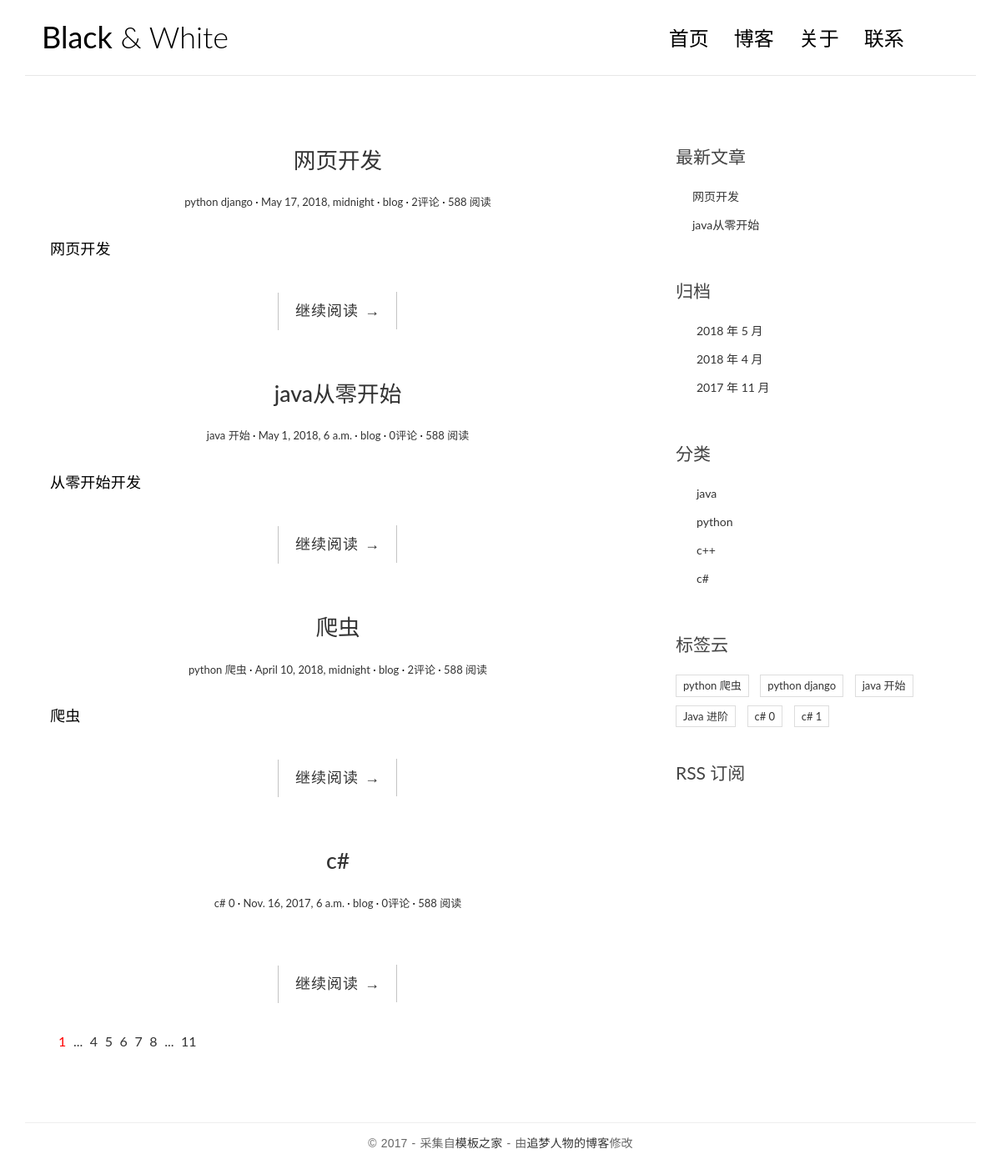
The page / on the database its author committed.
### blog/models.py (models this page shows, shortened)
class Post(models.Model)    :
    title=models.CharField(max_length=70)
    body=models.TextField()
    created_time=models.DateTimeField()
    modified_time=models.DateTimeField()#最后修改时间
    excerpt=models.CharField(max_length=200,blank=True)#文章摘要
    category=models.ForeignKey(Category,on_delete=models.CASCADE)
    tags=models.ManyToManyField(Tag,blank=True)
    author=models.ForeignKey(User,on_delete=models.CASCADE)
    comments_num=models.IntegerField(default=0)#评论数
    def get_absolute_url(self):
       return  reverse('detail',kwargs={"pk":self.pk})

class Tag(models.Model):
    name=models.CharField(max_length=100)
    def __str__(self):
        return self.name

class Category(models.Model):
    name=models.CharField(max_length=100)

### blog/views.py (the view)
# urls.py: path('',views.index,name="index"),
def  index(requset):
    articles=Post.objects.all().order_by('-created_time')
    for i in articles:
      print("每篇文章的url:"+i.get_absolute_url())
      print(i.comment_set.all())
      count = count_comments_number(i.comment_set.all())
      print("这篇文章评论数为：", count)
    return  render(requset,"blog/index.html",{"articles":articles,
                                              })

### blog/templatetags/blog_tags.py (called while the page is built)
@register.simple_tag
def get_recent_posts(num=2):
    return Post.objects.all().order_by('-created_time')[:num]

@register.simple_tag
def archives():
    return Post.objects.dates('created_time', 'month', order='DESC')

@register.simple_tag
def get_categories():
    return Category.objects.all()

@register.simple_tag
def get_tags():
    return  Tag.objects.all()

### blog/views.py (called while the page is built)
def count_comments_number(a):
        temp = 0
        for i in a:
            temp = temp + 1
        return  temp

### comments/models.py (called while the page is built)
    def __str__(self):
        return self.text[:20]

### blog/templates/blog/index.html (shortened to what this page needs)
  {% extends 'base.html' %}
{% load staticfiles %}
                {% block main %}
                {% for article  in  articles %}
                <article class="post post-{{ article.pk }}">
                    <header class="entry-header">
                        <h1 class="entry-title">
                            <a href="{{ article.get_absolute_url }}">{{ article.title }}</a>
                        </h1>
                        <div class="entry-meta">
                            <span class="post-category " ><a href="#">{% for tag  in  article.tags.all %}
                                     {{ tag }}
                            {% endfor %}
                            </a></span>
                            <span class="post-date"><a href="#"><time class="entry-date"
                                                                      datetime="{{ article.created_time }}">{{ article.created_time }}</time></a></span>
                            <span class="post-author"><a href="#">{{ article.author }}</a></span>
                            <span class="comments-link"><a href="#">{{ article.comments_num }}评论</a></span>
                            <span class="views-count"><a href="#">588 阅读</a></span>
                        </div>
                    </header>
                    <div class="entry-content clearfix">
                        <p>{{ article.excerpt }}</p>
                        <div class="read-more cl-effect-14">
                            <a href="{{ article.get_absolute_url }}" class="more-link">继续阅读 <span class="meta-nav">→</span></a>
                        </div>
                    </div>
                </article>
                {% empty %}
                       <div class="no-post">暂时还没有发布的文章！</div>
                {% endfor %}
                <div class="pagination">
                    <ul>
                        <li class="current"><a href="">1</a></li>
                        <li><a href="">...</a></li>
                        <li><a href="">4</a></li>
                        <li><a href="">5</a></li>
                        <li ><a href="">6</a></li>
                        <li><a href="">7</a></li>
                        <li><a href="">8</a></li>
                        <li><a href="">...</a></li>
                        <li><a href="">11</a></li>
                    </ul>
                </div>
              {% endblock main %}

### blog/templates/base.html (shortened to what this page needs)
<!DOCTYPE html>
{% load staticfiles %}
{% load blog_tags %}
<html>
<head>
    <link rel="stylesheet" href="{% static 'blog/css/bootstrap.min.css'  %}">
    <link rel="stylesheet" href="http://code.ionicframework.com/ionicons/2.0.1/css/ionicons.min.css">
    <link rel="stylesheet" href="{% static 'blog/css/pace.css' %}">
    <link rel="stylesheet" href="{% static 'blog/css/custom.css' %}">
      <link rel="stylesheet" href="{% static 'blog/css/highlights/github.css' %}">
</head>
<body>
<div class="container">
    <header id="site-header">
        <div class="row">
            <div class="col-md-4 col-sm-5 col-xs-8">
                <div class="logo">
                    <h1><a href="{% url "index" %}"><b>Black</b> &amp; White</a></h1>
                </div>
            </div>
            <div class="col-md-8 col-sm-7 col-xs-4">
                <nav class="main-nav" role="navigation">
                    <div class="collapse navbar-collapse" id="bs-example-navbar-collapse-1">
                        <ul class="nav navbar-nav navbar-right">
                            <li class="cl-effect-11"><a href="{% url "index" %}" data-hover="首页">首页</a></li>
                            <li class="cl-effect-11"><a href="full-width.html" data-hover="博客">博客</a></li>
                            <li class="cl-effect-11"><a href="about.html" data-hover="关于">关于</a></li>
                            <li class="cl-effect-11"><a href="contact.html" data-hover="联系">联系</a></li>
                        </ul>
                    </div>
                </nav>
            </div>
        </div>
    </header>
</div>
<div class="content-body">
    <div class="container">
        <div class="row">
            <main class="col-md-8">
                      {% block main %}
                      {% endblock main %}
            </main>
            <aside class="col-md-4">
                <div class="widget widget-recent-posts">
                    <h3 class="widget-title">最新文章</h3>
                    {% get_recent_posts as recent_post_list %}
                    <ul>
                          {% for post  in recent_post_list %}
                         <li>
                                <a href="{{ post.get_absolute_url }}">{{ post.title }}</a>
                         </li>
                          {% empty %}
                          暂无文章！
                         {% endfor %}
                    </ul>
                </div>
                <div class="widget widget-archives">
                    <h3 class="widget-title">归档</h3>
                {% archives as date_list %}
              <ul>
               {% for date in date_list %}
                    <li>
                   <a href="{% url 'archives' date.year date.month %}">{{ date.year }} 年 {{ date.month }} 月</a>
                   </li>
                {% empty %}
                 暂无归档！
                {% endfor %}
  </ul>
                </div>
                <div class="widget widget-category">
                    <h3 class="widget-title">分类</h3>
  {% get_categories as category_list %}
  <ul>
    {% for category in category_list %}
    <li>
      <a href="{% url 'category' category.pk %}">{{ category.name }} </a>
    </li>
    {% empty %}
    暂无分类！
    {% endfor %}
  </ul>
                </div>
                <div class="widget widget-tag-cloud">
                    <h3 class="widget-title">标签云</h3>
                    {% get_tags as tag_list %}
                    <ul>
                        {% for tag in tag_list %}
                        <li>
                            <a href="#">{{ tag.name }}</a>
                        </li>
                        {% empty %}
                        暂无标签！
                        {% endfor %}
                    </ul>
                </div>
                <div class="rss">
                    <a href=""> RSS 订阅</a>
                </div>
            </aside>
        </div>
    </div>
</div>
<footer id="site-footer">
    <div class="container">
        <div class="row">
            <div class="col-md-12">
                <p class="copyright">&copy 2017 - 采集自<a href="http://www.cssmoban.com/"
                                                        target="_blank" title="模板之家">模板之家</a>
                    - 由<a href="http://zmrenwu.com/" title="网页模板" target="_blank">追梦人物的博客</a>修改
                </p>
            </div>
        </div>
    </div>
</footer>
</body>
</html>

### blog/static/blog/css/custom.css (style rules this page uses)
* { outline: none; }
h1, h2, h3, h4, h5, h6 { margin-top: 0; }
b { font-weight: 400; }
a { color: #333; }
body { color: #444; font-family: 'Lato', sans-serif; }
p { font-family: 'Ubuntu', sans-serif; font-weight: 400; word-spacing: 1px; letter-spacing: 0.01em; }
#site-header { background-color: #FFF; padding: 25px 20px; margin-bottom: 40px; border-bottom: 1px solid #e7e7e7; }
.logo h1 a { color: #000; }
.logo h1 { margin: 0; font-family: 'Lato', sans-serif; font-weight: 300; }
.main-nav { margin-top: 11px; max-width: 95%; }
.main-nav a { color: #000000 !important; padding: 0 0 5px 0 !important; margin-right: 30px; font-family: 'Lato', sans-serif; font-weight: 300; font-size: 24px; }
.cl-effect-11 a { padding: 10px 0; color: #0972b4; text-shadow: none; }
.cl-effect-11 a::before { position: absolute; top: 0; left: 0; overflow: hidden; padding: 0 0 5px 0 !important; max-width: 0; border-bottom: 1px solid #000; color: #000; content: attr(data-hover); white-space: nowrap; -webkit-transition: max-width 0.5s; -moz-transition: max-width 0.5s; transition: max-width 0.5s; }
.content-body { padding-bottom: 4em; }
.post { background: #fff; padding: 30px 30px 0; }
.entry-title { text-align: center; font-size: 1.9em; margin-bottom: 20px; line-height: 1.6; padding: 10px 20px 0; }
.entry-meta { text-align: center; color: #DDDDDD; font-size: 13px; margin-bottom: 30px; }
.entry-content { font-size: 18px; line-height: 1.9; font-weight: 300; color: #000; }
.post-category::after, .post-date::after, .post-author::after, .comments-link::after { content: ' ·'; color: #000; }
.read-more { font-family: 'Ubuntu', sans-serif; font-weight: 400; word-spacing: 1px; letter-spacing: 0.01em; text-align: center; margin-top: 20px; }
.cl-effect-14 a { padding: 0 20px; height: 45px; line-height: 45px; position: relative; display: inline-block; margin: 15px 25px; letter-spacing: 1px; font-weight: 400; text-shadow: 0 0 1px rgba(255, 255, 255, 0.3); }
.cl-effect-14 a::before, .cl-effect-14 a::after { position: absolute; width: 45px; height: 1px; background: #C3C3C3; content: ''; -webkit-transition: all 0.3s; -moz-transition: all 0.3s; transition: all 0.3s; pointer-events: none; }
.cl-effect-14 a::before { top: 0; left: 0; -webkit-transform: rotate(90deg); -moz-transform: rotate(90deg); transform: rotate(90deg); -webkit-transform-origin: 0 0; -moz-transform-origin: 0 0; transform-origin: 0 0; }
.cl-effect-14 a::after { right: 0; bottom: 0; -webkit-transform: rotate(90deg); -moz-transform: rotate(90deg); transform: rotate(90deg); -webkit-transform-origin: 100% 0; -moz-transform-origin: 100% 0; transform-origin: 100% 0; }
.widget { background: #fff; padding: 30px 0 0; }
.widget-title { font-size: 1.5em; margin-bottom: 20px; line-height: 1.6; padding: 10px 0 0; font-weight: 400; }
.widget-recent-posts ul { padding: 0; margin: 0; padding-left: 20px; }
.widget-recent-posts ul li { list-style-type: none; position: relative; line-height: 170%; margin-bottom: 10px; }
.widget-recent-posts ul li::before { content: '\f3d3'; font-family: "Ionicons"; position: absolute; left: -17px; top: 3px; font-size: 16px; color: #000; }
.widget-archives ul { padding: 0; margin: 0; padding-left: 25px; }
.widget-archives ul li { list-style-type: none; position: relative; line-height: 170%; margin-bottom: 10px; }
.widget-archives ul li::before { content: '\f3f3'; font-family: "Ionicons"; position: absolute; left: -25px; top: 1px; font-size: 16px; color: #000; }
.widget-category ul { padding: 0; margin: 0; padding-left: 25px; }
.widget-category ul li { list-style-type: none; position: relative; line-height: 170%; margin-bottom: 10px; }
.widget-category ul li::before { content: '\f3fe'; font-family: "Ionicons"; position: absolute; left: -25px; top: 1px; font-size: 18px; color: #000; }
.widget-tag-cloud ul { padding: 0; margin: 0; margin-right: -10px; }
.widget-tag-cloud ul li { list-style-type: none; font-size: 13px; display: inline-block; margin-right: 10px; margin-bottom: 10px; padding: 3px 8px; border: 1px solid #ddd; }
.rss { font-size: 21px; margin-top: 30px; }
.rss a { color: #444; }
#site-footer { padding-top: 10px; padding: 0 0 1.5em 0; }
.copyright { text-align: center; padding-top: 1em; margin: 0; border-top: 1px solid #eee; color: #666; }
.pagination ul { list-style: none; }
.pagination ul li { display: inline-block; font-size: 16px; margin-right: 5px; }
.current a { color: red; }

### rows shown on the page
Post: title "网页开发", created_time "May 17, 2018, midnight", author "blog", comments_num "2", excerpt "网页开发"
Tag: name "python django"
Post: title "java从零开始", created_time "May 1, 2018, 6 a.m.", author "blog", comments_num "0", excerpt "从零开始开发"
Tag: name "java 开始"
Post: title "爬虫", created_time "April 10, 2018, midnight", author "blog", comments_num "2", excerpt "爬虫"
Tag: name "python 爬虫"
Post: title "c#", created_time "Nov. 16, 2017, 6 a.m.", author "blog", comments_num "0"
Tag: name "c# 0"
Category: name "java"
Category: name "python"
Category: name "c++"
Category: name "c#"
Tag: name "Java 进阶"
Tag: name "c# 1"

### other values the page prints
{{ date.year }} "2018" "2018" "2017"
{{ date.month }} "5" "4" "11"
